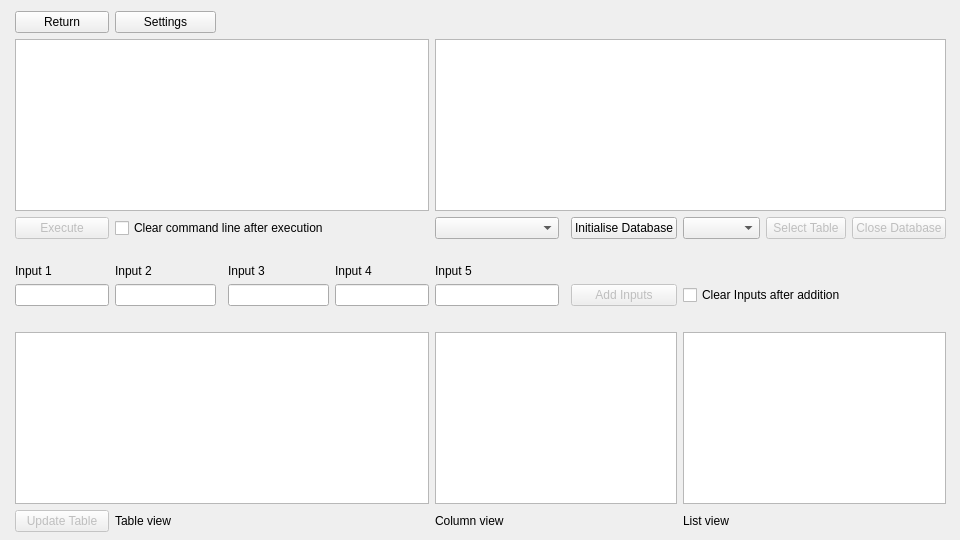
  <widget class="QWidget" name="centralwidget">
   <property name="maximumSize">
    <size>
     <width>960</width>
     <height>540</height>
    </size>
   </property>
   <property name="autoFillBackground">
    <bool>false</bool>
   </property>
   <widget class="QWidget" name="gridLayoutWidget">
    <property name="geometry">
     <rect>
      <x>15</x>
      <y>11</y>
      <width>931</width>
      <height>521</height>
     </rect>
    </property>
    <layout class="QGridLayout" name="gridLayout">
     <property name="sizeConstraint">
      <enum>QLayout::SetMaximumSize</enum>
     </property>
     <item row="8" column="7">
      <widget class="QPushButton" name="btnAdd">
       <property name="enabled">
        <bool>false</bool>
       </property>
       <property name="toolTip">
        <string>Add Inputs Button</string>
       </property>
       <property name="toolTipDuration">
        <number>2000</number>
       </property>
       <property name="statusTip">
        <string>Add Inputs Button</string>
       </property>
       <property name="whatsThis">
        <string>Add Inputs Button</string>
       </property>
       <property name="accessibleName">
        <string>Add Inputs Button</string>
       </property>
       <property name="accessibleDescription">
        <string>Button to add Inputs to the selected table</string>
       </property>
       <property name="locale">
        <locale language="English" country="UnitedKingdom"/>
       </property>
       <property name="text">
        <string>Add Inputs</string>
       </property>
      </widget>
     </item>
     <item row="8" column="8" colspan="2">
      <widget class="QCheckBox" name="clearInputsAfterInsert">
       <property name="toolTip">
        <string>Clear Input Checkbox</string>
       </property>
       <property name="toolTipDuration">
        <number>2000</number>
       </property>
       <property name="statusTip">
        <string>Clear Input Checkbox</string>
       </property>
       <property name="whatsThis">
        <string>Clear Input Checkbox</string>
       </property>
       <property name="accessibleName">
        <string>Clear Input Checkbox</string>
       </property>
       <property name="accessibleDescription">
        <string>Checkbox to select, if the input values are to be cleared after execution.</string>
       </property>
       <property name="locale">
        <locale language="English" country="UnitedKingdom"/>
       </property>
       <property name="text">
        <string>Clear Inputs after addition</string>
       </property>
      </widget>
     </item>
     <item row="11" column="5" colspan="3">
      <widget class="QColumnView" name="outColumn">
       <property name="toolTip">
        <string>Column View</string>
       </property>
       <property name="toolTipDuration">
        <number>2000</number>
       </property>
       <property name="statusTip">
        <string>Column View</string>
       </property>
       <property name="whatsThis">
        <string>Column View</string>
       </property>
       <property name="accessibleName">
        <string>Column View</string>
       </property>
       <property name="accessibleDescription">
        <string>View the selected table in Column View</string>
       </property>
       <property name="locale">
        <locale language="English" country="UnitedKingdom"/>
       </property>
      </widget>
     </item>
     <item row="12" column="1">
      <widget class="QLabel" name="dispTable">
       <property name="toolTip">
        <string>Table view</string>
       </property>
       <property name="toolTipDuration">
        <number>2000</number>
       </property>
       <property name="statusTip">
        <string>Table view</string>
       </property>
       <property name="whatsThis">
        <string>Table view</string>
       </property>
       <property name="accessibleName">
        <string>Table view</string>
       </property>
       <property name="locale">
        <locale language="English" country="UnitedKingdom"/>
       </property>
       <property name="text">
        <string>Table view</string>
       </property>
      </widget>
     </item>
     <item row="8" column="3">
      <widget class="QLineEdit" name="inInput3">
       <property name="toolTip">
        <string>Input 3</string>
       </property>
       <property name="toolTipDuration">
        <number>2000</number>
       </property>
       <property name="statusTip">
        <string>Input 3</string>
       </property>
       <property name="whatsThis">
        <string>Input 3</string>
       </property>
       <property name="accessibleName">
        <string>Input 3</string>
       </property>
       <property name="accessibleDescription">
        <string>Input of the third value</string>
       </property>
       <property name="locale">
        <locale language="English" country="UnitedKingdom"/>
       </property>
      </widget>
     </item>
     <item row="8" column="4">
      <widget class="QLineEdit" name="inInput4">
       <property name="enabled">
        <bool>true</bool>
       </property>
       <property name="toolTip">
        <string>Input 4</string>
       </property>
       <property name="toolTipDuration">
        <number>2000</number>
       </property>
       <property name="statusTip">
        <string>Input 4</string>
       </property>
       <property name="whatsThis">
        <string>Input 4</string>
       </property>
       <property name="accessibleName">
        <string>Input 4</string>
       </property>
       <property name="accessibleDescription">
        <string>Input of the forth value</string>
       </property>
       <property name="locale">
        <locale language="English" country="UnitedKingdom"/>
       </property>
      </widget>
     </item>
     <item row="7" column="4">
      <widget class="QLabel" name="dispInput4">
       <property name="toolTip">
        <string>Input 4</string>
       </property>
       <property name="toolTipDuration">
        <number>2000</number>
       </property>
       <property name="statusTip">
        <string>Input 4</string>
       </property>
       <property name="whatsThis">
        <string>Input 4</string>
       </property>
       <property name="locale">
        <locale language="English" country="UnitedKingdom"/>
       </property>
       <property name="text">
        <string>Input 4</string>
       </property>
      </widget>
     </item>
     <item row="12" column="8">
      <widget class="QLabel" name="dispList">
       <property name="toolTip">
        <string>List view</string>
       </property>
       <property name="toolTipDuration">
        <number>2000</number>
       </property>
       <property name="statusTip">
        <string>List view</string>
       </property>
       <property name="whatsThis">
        <string>List view</string>
       </property>
       <property name="accessibleName">
        <string>List view</string>
       </property>
       <property name="locale">
        <locale language="English" country="UnitedKingdom"/>
       </property>
       <property name="text">
        <string>List view</string>
       </property>
      </widget>
     </item>
     <item row="3" column="5">
      <widget class="QComboBox" name="inDatabase">
       <property name="toolTip">
        <string>Database Selection</string>
       </property>
       <property name="toolTipDuration">
        <number>2000</number>
       </property>
       <property name="statusTip">
        <string>Database Selection</string>
       </property>
       <property name="whatsThis">
        <string>Database Selection</string>
       </property>
       <property name="accessibleName">
        <string>Database Selection</string>
       </property>
       <property name="accessibleDescription">
        <string>The Database can be selected here</string>
       </property>
       <property name="locale">
        <locale language="English" country="UnitedKingdom"/>
       </property>
       <property name="editable">
        <bool>false</bool>
       </property>
       <property name="currentIndex">
        <number>-1</number>
       </property>
      </widget>
     </item>
     <item row="3" column="8">
      <widget class="QComboBox" name="inTable">
       <property name="toolTip">
        <string>Table Selection</string>
       </property>
       <property name="toolTipDuration">
        <number>2000</number>
       </property>
       <property name="statusTip">
        <string>Table Selection</string>
       </property>
       <property name="whatsThis">
        <string>Table Selection</string>
       </property>
       <property name="accessibleName">
        <string>Table Selection</string>
       </property>
       <property name="accessibleDescription">
        <string>Table Selection</string>
       </property>
       <property name="locale">
        <locale language="English" country="UnitedKingdom"/>
       </property>
      </widget>
     </item>
     <item row="6" column="3">
      <spacer name="verticalSpacer">
       <property name="orientation">
        <enum>Qt::Vertical</enum>
       </property>
       <property name="sizeHint" stdset="0">
        <size>
         <width>20</width>
         <height>40</height>
        </size>
       </property>
      </spacer>
     </item>
     <item row="12" column="5">
      <widget class="QLabel" name="dispColumn">
       <property name="toolTip">
        <string>Column View</string>
       </property>
       <property name="toolTipDuration">
        <number>2000</number>
       </property>
       <property name="statusTip">
        <string>Column View</string>
       </property>
       <property name="whatsThis">
        <string>Column View</string>
       </property>
       <property name="accessibleName">
        <string>Column View</string>
       </property>
       <property name="locale">
        <locale language="English" country="UnitedKingdom"/>
       </property>
       <property name="text">
        <string>Column view</string>
       </property>
      </widget>
     </item>
     <item row="3" column="7">
      <widget class="QPushButton" name="btnInitDB">
       <property name="toolTip">
        <string>Initialise Database Button</string>
       </property>
       <property name="toolTipDuration">
        <number>2000</number>
       </property>
       <property name="statusTip">
        <string>Initialise Database Button</string>
       </property>
       <property name="whatsThis">
        <string>Initialise Database Button</string>
       </property>
       <property name="accessibleName">
        <string>Initialise Database Button</string>
       </property>
       <property name="accessibleDescription">
        <string>Button that initialises the selcted database</string>
       </property>
       <property name="locale">
        <locale language="English" country="UnitedKingdom"/>
       </property>
       <property name="text">
        <string>Initialise Database</string>
       </property>
      </widget>
     </item>
     <item row="8" column="0">
      <widget class="QLineEdit" name="inInput1">
       <property name="toolTip">
        <string>Input 1</string>
       </property>
       <property name="toolTipDuration">
        <number>2000</number>
       </property>
       <property name="statusTip">
        <string>Input 1</string>
       </property>
       <property name="whatsThis">
        <string>Input 1</string>
       </property>
       <property name="accessibleName">
        <string>Input 1</string>
       </property>
       <property name="accessibleDescription">
        <string>Input of the first value</string>
       </property>
       <property name="locale">
        <locale language="English" country="UnitedKingdom"/>
       </property>
      </widget>
     </item>
     <item row="7" column="1">
      <widget class="QLabel" name="dispInput2">
       <property name="toolTip">
        <string>Input 2</string>
       </property>
       <property name="toolTipDuration">
        <number>2000</number>
       </property>
       <property name="statusTip">
        <string>Input 2</string>
       </property>
       <property name="whatsThis">
        <string>Input 2</string>
       </property>
       <property name="accessibleName">
        <string>Input 2</string>
       </property>
       <property name="locale">
        <locale language="English" country="UnitedKingdom"/>
       </property>
       <property name="text">
        <string>Input 2</string>
       </property>
      </widget>
     </item>
     <item row="11" column="0" colspan="5">
      <widget class="QTableView" name="outTable">
       <property name="toolTip">
        <string>Table View</string>
       </property>
       <property name="toolTipDuration">
        <number>2000</number>
       </property>
       <property name="statusTip">
        <string>Table View</string>
       </property>
       <property name="whatsThis">
        <string>Table View</string>
       </property>
       <property name="accessibleName">
        <string>Table View</string>
       </property>
       <property name="accessibleDescription">
        <string>See the selected table in Table View</string>
       </property>
       <property name="locale">
        <locale language="English" country="UnitedKingdom"/>
       </property>
      </widget>
     </item>
     <item row="3" column="0">
      <widget class="QPushButton" name="btnExecute">
       <property name="enabled">
        <bool>false</bool>
       </property>
       <property name="toolTip">
        <string>Execute Command Button</string>
       </property>
       <property name="toolTipDuration">
        <number>2000</number>
       </property>
       <property name="statusTip">
        <string>Execute Command Button</string>
       </property>
       <property name="whatsThis">
        <string>Execute Command Button</string>
       </property>
       <property name="accessibleName">
        <string>Execute Command Button</string>
       </property>
       <property name="accessibleDescription">
        <string>Button that executes the command, entered into the command field</string>
       </property>
       <property name="locale">
        <locale language="English" country="UnitedKingdom"/>
       </property>
       <property name="text">
        <string>Execute</string>
       </property>
      </widget>
     </item>
     <item row="8" column="1">
      <widget class="QLineEdit" name="inInput2">
       <property name="toolTip">
        <string>Input 2</string>
       </property>
       <property name="toolTipDuration">
        <number>2000</number>
       </property>
       <property name="statusTip">
        <string>Input 2</string>
       </property>
       <property name="whatsThis">
        <string>Input 2</string>
       </property>
       <property name="accessibleName">
        <string>Input 2</string>
       </property>
       <property name="accessibleDescription">
        <string>Input of the second value</string>
       </property>
       <property name="locale">
        <locale language="English" country="UnitedKingdom"/>
       </property>
      </widget>
     </item>
     <item row="11" column="8" colspan="3">
      <widget class="QListView" name="outList">
       <property name="toolTip">
        <string>List View</string>
       </property>
       <property name="toolTipDuration">
        <number>2000</number>
       </property>
       <property name="statusTip">
        <string>List View</string>
       </property>
       <property name="whatsThis">
        <string>List View</string>
       </property>
       <property name="accessibleName">
        <string>List View</string>
       </property>
       <property name="accessibleDescription">
        <string>See the selcted table in List View</string>
       </property>
       <property name="locale">
        <locale language="English" country="UnitedKingdom"/>
       </property>
      </widget>
     </item>
     <item row="3" column="1" colspan="3">
      <widget class="QCheckBox" name="clearCommandAfterExecute">
       <property name="toolTip">
        <string>Clear Command Checkbox</string>
       </property>
       <property name="toolTipDuration">
        <number>2000</number>
       </property>
       <property name="statusTip">
        <string>Clear Command Checkbox</string>
       </property>
       <property name="whatsThis">
        <string>Clear Command Checkbox</string>
       </property>
       <property name="accessibleName">
        <string>Clear Command Checkbox</string>
       </property>
       <property name="accessibleDescription">
        <string>Checkbox to select, if the input command is to be cleared after execution.</string>
       </property>
       <property name="locale">
        <locale language="English" country="UnitedKingdom"/>
       </property>
       <property name="text">
        <string>Clear command line after execution</string>
       </property>
      </widget>
     </item>
     <item row="7" column="5">
      <widget class="QLabel" name="dispInput5">
       <property name="toolTip">
        <string>Input 5</string>
       </property>
       <property name="toolTipDuration">
        <number>2000</number>
       </property>
       <property name="statusTip">
        <string>Input 5</string>
       </property>
       <property name="whatsThis">
        <string>Input 5</string>
       </property>
       <property name="accessibleName">
        <string>Input 5</string>
       </property>
       <property name="locale">
        <locale language="English" country="UnitedKingdom"/>
       </property>
       <property name="text">
        <string>Input 5</string>
       </property>
      </widget>
     </item>
     <item row="12" column="0">
      <widget class="QPushButton" name="btnUpdate">
       <property name="enabled">
        <bool>false</bool>
       </property>
       <property name="toolTip">
        <string>Update Table Button</string>
       </property>
       <property name="toolTipDuration">
        <number>2000</number>
       </property>
       <property name="statusTip">
        <string>Update Table Button</string>
       </property>
       <property name="whatsThis">
        <string>Update Table Button</string>
       </property>
       <property name="accessibleName">
        <string>Update Table Button</string>
       </property>
       <property name="accessibleDescription">
        <string>Button that updates the displayed table.</string>
       </property>
       <property name="locale">
        <locale language="English" country="UnitedKingdom"/>
       </property>
       <property name="text">
        <string>Update Table</string>
       </property>
      </widget>
     </item>
     <item row="7" column="0">
      <widget class="QLabel" name="dispInput1">
       <property name="toolTip">
        <string>Input 1</string>
       </property>
       <property name="toolTipDuration">
        <number>2000</number>
       </property>
       <property name="statusTip">
        <string>Input 1</string>
       </property>
       <property name="whatsThis">
        <string>Input 1</string>
       </property>
       <property name="accessibleName">
        <string>Input 1</string>
       </property>
       <property name="locale">
        <locale language="English" country="UnitedKingdom"/>
       </property>
       <property name="text">
        <string>Input 1</string>
       </property>
      </widget>
     </item>
     <item row="1" column="5" colspan="6">
      <widget class="QTextBrowser" name="outLog">
       <property name="toolTip">
        <string>Log</string>
       </property>
       <property name="toolTipDuration">
        <number>2000</number>
       </property>
       <property name="statusTip">
        <string>Log</string>
       </property>
       <property name="whatsThis">
        <string>Log</string>
       </property>
       <property name="accessibleName">
        <string>Log</string>
       </property>
       <property name="accessibleDescription">
        <string>Log of the  application</string>
       </property>
       <property name="locale">
        <locale language="English" country="UnitedKingdom"/>
       </property>
      </widget>
     </item>
     <item row="3" column="9">
      <widget class="QPushButton" name="btnSelectTable">
       <property name="enabled">
        <bool>false</bool>
       </property>
       <property name="toolTip">
        <string>Select Table Button</string>
       </property>
       <property name="toolTipDuration">
        <number>2000</number>
       </property>
       <property name="statusTip">
        <string>Select Table Button</string>
       </property>
       <property name="whatsThis">
        <string>Select Table Button</string>
       </property>
       <property name="accessibleName">
        <string>Select Table Button</string>
       </property>
       <property name="accessibleDescription">
        <string>Button that selects the chosen table.</string>
       </property>
       <property name="locale">
        <locale language="English" country="UnitedKingdom"/>
       </property>
       <property name="text">
        <string>Select Table</string>
       </property>
      </widget>
     </item>
     <item row="3" column="10">
      <widget class="QPushButton" name="btnCloseDB">
       <property name="enabled">
        <bool>false</bool>
       </property>
       <property name="toolTip">
        <string>Close Database Button</string>
       </property>
       <property name="toolTipDuration">
        <number>2000</number>
       </property>
       <property name="statusTip">
        <string>Close Database Button</string>
       </property>
       <property name="whatsThis">
        <string>Close Database Button</string>
       </property>
       <property name="accessibleName">
        <string>Close Database Button</string>
       </property>
       <property name="accessibleDescription">
        <string>Button to close the active database</string>
       </property>
       <property name="locale">
        <locale language="English" country="UnitedKingdom"/>
       </property>
       <property name="text">
        <string>Close Database</string>
       </property>
      </widget>
     </item>
     <item row="9" column="3">
      <spacer name="verticalSpacer_2">
       <property name="orientation">
        <enum>Qt::Vertical</enum>
       </property>
       <property name="sizeHint" stdset="0">
        <size>
         <width>20</width>
         <height>40</height>
        </size>
       </property>
      </spacer>
     </item>
     <item row="7" column="3">
      <widget class="QLabel" name="dispInput3">
       <property name="toolTip">
        <string>Input 3</string>
       </property>
       <property name="toolTipDuration">
        <number>2000</number>
       </property>
       <property name="statusTip">
        <string>Input 3</string>
       </property>
       <property name="whatsThis">
        <string>Input 3</string>
       </property>
       <property name="accessibleName">
        <string>Input 3</string>
       </property>
       <property name="locale">
        <locale language="English" country="UnitedKingdom"/>
       </property>
       <property name="text">
        <string>Input 3</string>
       </property>
      </widget>
     </item>
     <item row="8" column="5">
      <widget class="QLineEdit" name="inInput5">
       <property name="toolTip">
        <string>Input 5</string>
       </property>
       <property name="toolTipDuration">
        <number>2000</number>
       </property>
       <property name="statusTip">
        <string>Input 5</string>
       </property>
       <property name="whatsThis">
        <string>Input 5</string>
       </property>
       <property name="accessibleName">
        <string>Input 5</string>
       </property>
       <property name="accessibleDescription">
        <string>Input of the fifth value</string>
       </property>
       <property name="locale">
        <locale language="English" country="UnitedKingdom"/>
       </property>
      </widget>
     </item>
     <item row="1" column="0" colspan="5">
      <widget class="QPlainTextEdit" name="inCommand">
       <property name="toolTip">
        <string>Command Line</string>
       </property>
       <property name="toolTipDuration">
        <number>2000</number>
       </property>
       <property name="statusTip">
        <string>Command Line</string>
       </property>
       <property name="whatsThis">
        <string>Command Line</string>
       </property>
       <property name="accessibleName">
        <string>Command Line</string>
       </property>
       <property name="accessibleDescription">
        <string>Commands can be entered here.</string>
       </property>
       <property name="locale">
        <locale language="English" country="UnitedKingdom"/>
       </property>
      </widget>
     </item>
     <item row="0" column="0">
      <widget class="QPushButton" name="inReturnToLauncher">
       <property name="text">
        <string>Return</string>
       </property>
      </widget>
     </item>
     <item row="0" column="1">
      <widget class="QPushButton" name="inSettings">
       <property name="text">
        <string>Settings</string>
       </property>
      </widget>
     </item>
    </layout>
   </widget>
   <widget class="QLabel" name="AirbusLogo">
    <property name="geometry">
     <rect>
      <x>820</x>
      <y>490</y>
      <width>141</width>
      <height>51</height>
     </rect>
    </property>
    <property name="sizePolicy">
     <sizepolicy hsizetype="Fixed" vsizetype="Expanding">
      <horstretch>0</horstretch>
      <verstretch>0</verstretch>
     </sizepolicy>
    </property>
    <property name="toolTip">
     <string>Airbus Logo</string>
    </property>
    <property name="toolTipDuration">
     <number>2000</number>
    </property>
    <property name="statusTip">
     <string>Airbus Logo</string>
    </property>
    <property name="whatsThis">
     <string>Airbus Logo</string>
    </property>
    <property name="accessibleName">
     <string>Airbus Logo</string>
    </property>
    <property name="accessibleDescription">
     <string>Airbus Logo</string>
    </property>
    <property name="locale">
     <locale language="English" country="UnitedKingdom"/>
    </property>
    <property name="text">
     <string/>
    </property>
    <property name="pixmap">
     <pixmap resource="../resources/qResources.qrc">:/images/logo/AIRBUS_WHITE.png</pixmap>
    </property>
    <property name="scaledContents">
     <bool>true</bool>
    </property>
   </widget>
  </widget>
